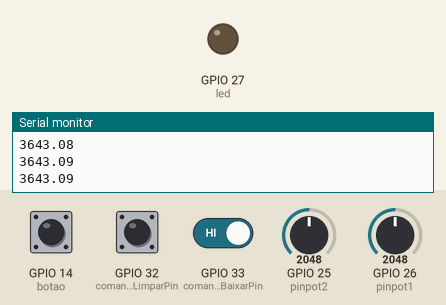
Bench run of a sketch on a simulated ESP32. Shown: output pins drawn as LEDs (lit = HIGH), the last lines printed to the serial monitor. The inputs (shaded band) are chosen by the test bench; at power-on: GPIO 14 (botao) HIGH, GPIO 33 (comandoBaixarPin) HIGH, GPIO 25 (pinpot2) = 2048, GPIO 26 (pinpot1) = 2048, GPIO 32 (comandoLimparPin) HIGH. Storage starts empty; nothing arrives over Bluetooth unless stated.

Above: at 1.2 s.
1.3 s: GPIO 14 (botao) pulled LOW for 0.15 s
At 2.4 s:
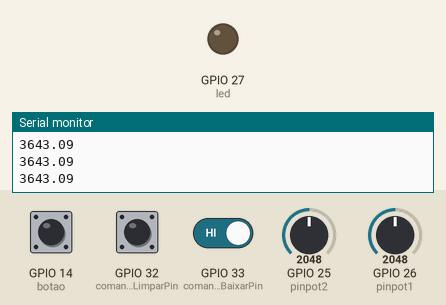
8.5 s: GPIO 14 (botao) driven LOW and GPIO 33 (comandoBaixarPin) driven LOW
At 9.0 s:
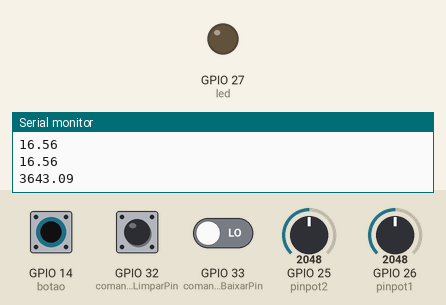
Timing chart, 0 to 11.1 s (numbered marks = the images above; inputs shaded):
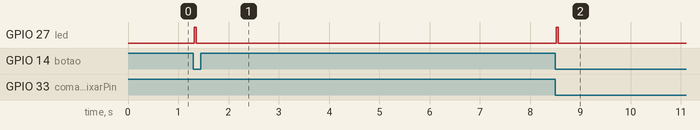

The sketch:

sketch_medir_manual_5.ino
```cpp
#include <BluetoothSerial.h>
#include <SPIFFS.h>

BluetoothSerial SerialBT; // Objeto Bluetooth Serial

int valorLido1 = 0;
int valorLido2 = 0;
int i = 0;
float total = 0;

#define botao 14 // 35 cinza, 32 roxo, 33 azul, 25 verde, 26 amarelo, 27 laranja, 14 vemelho
#define led 27
#define pinpot1 26
#define pinpot2 25
#define comandoLimparPin 32   // Pino para o comando de limpar a memória
#define comandoBaixarPin 33   // Pino para o comando de baixar todos os valores

bool botaoPressionado = false;
bool comandoLimparPressionado = false;
bool comandoBaixarPressionado = false;

void appendFile(float total) {
 // File file = SPIFFS.open("/dados.txt", FILE_APPEND);
  File file = SPIFFS.open("/dados.txt", FILE_APPEND);
  if (!file) {
    Serial.println("Falha ao abrir o arquivo");
    SerialBT.println("Falha ao abrir o arquivo");
    return;
  }
   //file.print(data);
   //file.print(" ");   // se quiser os dados em linha usar estes dois prints
   file.println(total);  // esse print coloca os dados em coluna

  file.close();
}

void readFile() {
  File file = SPIFFS.open("/dados.txt", FILE_READ);
  if (!file) {
    Serial.println("Falha ao abrir o arquivo");
    SerialBT.println("Falha ao abrir o arquivo");
    return;
  }

  Serial.println("Dados armazenados:");
  SerialBT.println("Dados armazenados:");
  while (file.available()) {
    String line = file.readStringUntil('\n');
    Serial.println(line);
    SerialBT.println(line);
  }
  //Serial.println("");
  //SerialBT.println("");
  file.close();
}

void deleteFile() {
  if (SPIFFS.remove("/dados.txt")) {
    Serial.println("Arquivo apagado com sucesso");
    SerialBT.println("Arquivo apagado com sucesso");
  } else {
    Serial.println("Falha ao apagar o arquivo");
    SerialBT.println("Falha ao apagar o arquivo");
  }
}

void setup() {
  pinMode(botao, INPUT_PULLUP);
  pinMode(led, OUTPUT);
  pinMode(comandoLimparPin, INPUT_PULLUP);
  pinMode(comandoBaixarPin, INPUT_PULLUP);

  Serial.begin(9600);
  SerialBT.begin("MEDITRIX-v5"); // Inicializa o Bluetooth e define o nome do dispositivo
  Serial.println("Bluetooth está pronto!");
  SPIFFS.begin(); // Inicializa a memória flash

  // Verifica se o arquivo de dados existe
  if (!SPIFFS.exists("/dados.txt")) {
    // Se o arquivo não existe, cria um novo arquivo vazio
    File file = SPIFFS.open("/dados.txt", FILE_WRITE);
    file.close();
  }
}

void loop() {
  while (i <= 30) {
    valorLido1 = analogRead(pinpot1);
    valorLido2 = analogRead(pinpot2);
    total += valorLido1 + valorLido2;
    i++;
    delay(8);
  }

  total /= 30.0;
  total -= 590;
   Serial.println(total); // este print serve para aferir o medidor
   // SerialBT.println(total); // este print serve para aferir o medidor
  if (total <= 3) {
    total = (total * 0.014);
  }
  else if (total > 3 && total <= 4800) {
    total = (total / 220);
  }
  else if (total > 4800 && total <= 6400) {
    total = (total / 225);
  }
  else if (total > 6400 && total <= 8144) {
    total = (total / 230);
  }
  else {
    SerialBT.println("Erro de leitura");
    Serial.println("Erro de leitura");
  }

  i = 0;


  if (SerialBT.available() || digitalRead(botao) == LOW || HIGH || digitalRead(comandoLimparPin) == LOW || HIGH || digitalRead(comandoBaixarPin) == HIGH ||LOW) {
    char command = SerialBT.read();

    // Verifica se o botão foi pressionado
    if (digitalRead(botao) == LOW && !botaoPressionado || command == '1') {
      botaoPressionado = true;
      appendFile(total);
      digitalWrite(led, HIGH);
      SerialBT.println("*** Medida Gravada ***");
      SerialBT.println("        " + String(total));
      Serial.println("*** Medida Gravada ***");
      Serial.println("        " + String(total));

      delay(40);
      digitalWrite(led, LOW);
    } else if (digitalRead(botao) == HIGH && botaoPressionado || command == '1') {
      botaoPressionado = false;
    }

    // Verifica se o comando de limpar foi pressionado
    if (digitalRead(comandoLimparPin) == LOW && !comandoLimparPressionado || command == '2') {
      deleteFile();
      comandoLimparPressionado = true;
      delay(40);
    } else if (digitalRead(comandoLimparPin) == HIGH && comandoLimparPressionado || command == '2') {
      comandoLimparPressionado = false;
    }

    // Verifica se o comando de baixar foi pressionado
    if (digitalRead(comandoBaixarPin) == LOW && !comandoBaixarPressionado || command == '3') {
      readFile();
      comandoBaixarPressionado = true;
      delay(40);
    } else if (digitalRead(comandoBaixarPin) == HIGH && comandoBaixarPressionado || command == '3') {
      comandoBaixarPressionado = false;
    }
  }
}
```

Measured:
- after the input at 1.3 s, GPIO 27 (led): LOW → HIGH at once, → LOW 0.04 s later
- after the input at 8.5 s, GPIO 27 (led): LOW → HIGH at once, → LOW 0.04 s later
